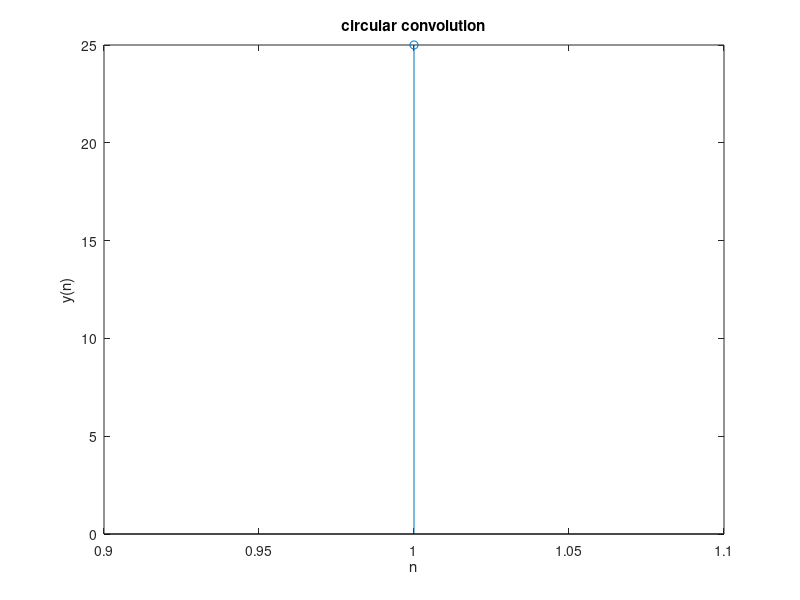

Source code (MATLAB):
%circular convolution
clc;
clear all; close all;
a=input ( 'enter the 1st sequence' ) ;
b=input ('enter the 2nd sequence' ) ;
n1=length(a);
n2=length(b);
N=max(n1,n2);
x=[a zeros(1,(N-n1))];
for i=1:N
    k=i;
    for j=1:n2;
        H(i,j)=x(k)*b(j);
        k=k-1;
        if(k==0)
            k=N;
        end
    end
end
y=zeros(1,N);
M=H';
for j=1:N
    for i=1:n2
        y(j)=M(i,j)+y(j);
    end
end
disp('the output sequence is y(n)');
disp(y);
stem(y);
title('circular convolution');
xlabel('n');
ylabel('y(n)');